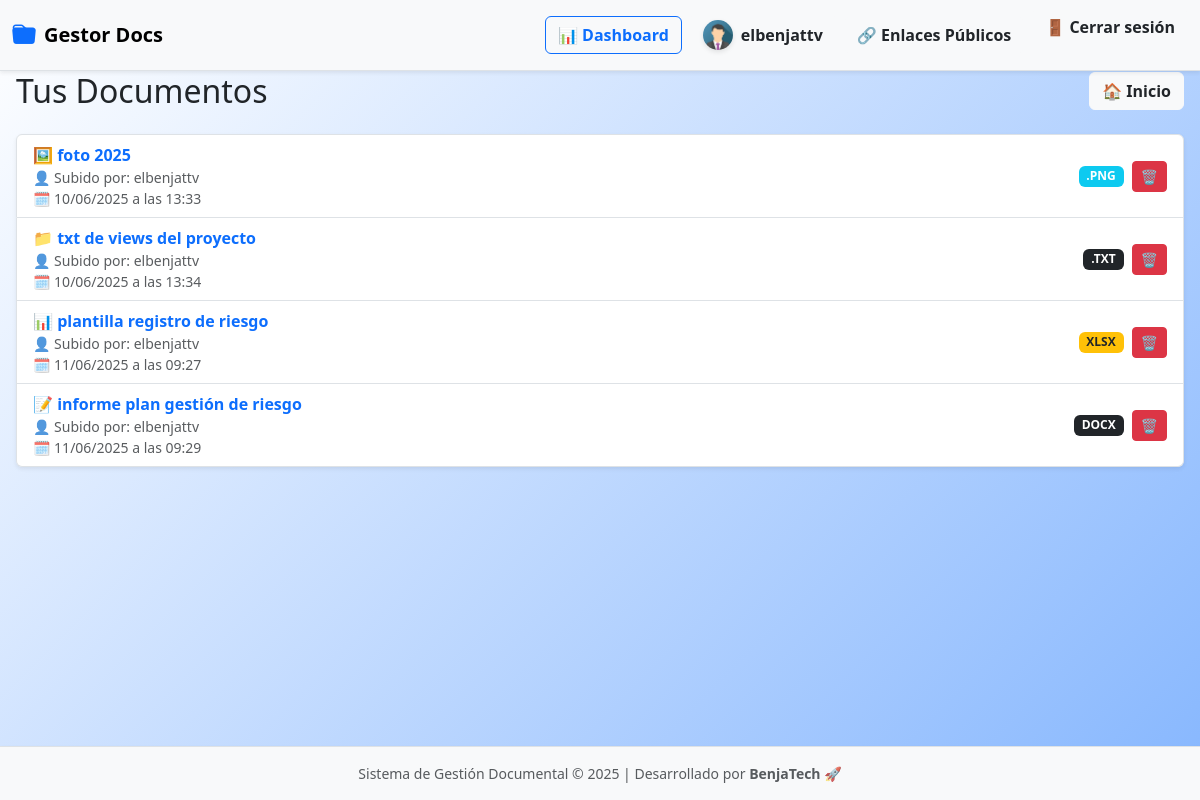
Page /documentos/lista/ (signed in) on the committed database.
### documentos/models.py (models this page shows, shortened)
class Documento(models.Model):
    nombre = models.CharField(max_length=200)
    archivo = models.FileField(upload_to='documentos/')
    etiquetas = models.CharField(max_length=100, blank=True)
    fecha_subida = models.DateTimeField(auto_now_add=True)
    usuario = models.ForeignKey(User, on_delete=models.CASCADE)
    enlace_publico = models.UUIDField(default=uuid.uuid4, unique=True, editable=False, null=True, blank=True)
    expiracion_enlace = models.DateTimeField(blank=True, null=True)
    fecha_expiracion = models.DateTimeField(null=True, blank=True)
    activo = models.BooleanField(default=True)
    size = models.PositiveIntegerField(blank=True, null=True)  # tamaño en KB
    is_shared = models.BooleanField(default=False)             # si el documento fue compartido

### documentos/views.py (the view)
# urls.py: path('lista/', views.listar_documentos, name='lista'),
@login_required
def listar_documentos(request):
    documentos = Documento.objects.all() if request.user.is_superuser else Documento.objects.filter(usuario=request.user)
    for doc in documentos:
        doc.etiquetas_lista = [e.strip() for e in doc.etiquetas.split(',')] if doc.etiquetas else []
    return render(request, 'documentos/lista.html', {'documentos': documentos})

### documentos/templates/documentos/lista.html (shortened to what this page needs)
{% extends 'documentos/base.html' %}
{% load etiquetas_tags %}
{% block body_class %}dashboard-personal{% endblock %}
{% block content %}
<div class="header d-flex justify-content-between align-items-center flex-wrap gap-3 mb-4">
  <h2 class="mb-0">Tus Documentos </h2>
  <a href="{% url 'documentos:home' %}" class="btn btn-light text-dark fw-semibold d-flex align-items-center justify-content-center">🏠 Inicio</a>
</div>
{% if documentos %}
  <ul class="list-group shadow-sm">
    {% for doc in documentos %}
      <li id="doc-{{ doc.id }}" class="list-group-item d-flex justify-content-between align-items-center flex-wrap gap-3">
        <div class="flex-grow-1">
          {% with ext=doc.archivo.name|slice:"-4:"|lower %}
            {% if ext == ".pdf" %}
              📄
            {% elif ext == ".doc" or ext == "docx" %}
              📝
            {% elif ext == ".xls" or ext == "xlsx" %}
              📊
            {% elif ext == ".png" or ext == ".jpg" %}
              🖼️
            {% else %}
              📁
            {% endif %}
          {% endwith %}
          <a href="{% url 'documentos:previsualizar' doc.id %}" class="fw-semibold text-decoration-none text-primary">
            {{ doc.nombre }}
          </a>
          <br>
          <small class="text-muted">👤 Subido por: {{ doc.usuario.username }}</small><br>
          <small class="text-muted">🗓️ {{ doc.fecha_subida|date:"d/m/Y" }} a las {{ doc.fecha_subida|date:"H:i" }}</small>
        </div>
        <div class="d-flex align-items-center gap-2">
          {% with ext=doc.archivo.name|slice:"-4:"|upper %}
            {% if ext == ".PDF" %}
              <span class="badge bg-danger">{{ ext }}</span>
            {% elif ext == ".JPG" or ext == ".PNG" %}
              <span class="badge bg-info">{{ ext }}</span>
            {% elif ext == ".DOC" or ext == "XLSX" %}
              <span class="badge bg-warning text-dark">{{ ext }}</span>
            {% else %}
              <span class="badge bg-dark">{{ ext }}</span>
            {% endif %}
          {% endwith %}
          <button class="btn btn-sm btn-danger"
                  data-bs-toggle="modal"
                  data-bs-target="#confirmDeleteModal"
                  onclick="prepareDelete({{ doc.id }}, '{{ doc.nombre|escapejs }}')"
                  title="Eliminar documento">
            🗑️
          </button>
        </div>
      </li>
    {% endfor %}
  </ul>
{% endif %}
<div class="toast-container position-fixed bottom-0 end-0 p-3">
</div>
{% endblock %}

### documentos/templates/documentos/base.html (shortened to what this page needs)
{% load static %}
<link href="https://cdn.jsdelivr.net/npm/bootstrap@5.3.2/dist/css/bootstrap.min.css" rel="stylesheet">
<link href="https://cdn.jsdelivr.net/npm/bootstrap-icons@1.10.5/font/bootstrap-icons.css" rel="stylesheet">
</head>
<body class="d-flex flex-column min-vh-100 {% block body_class %}{% endblock %}">
<nav class="navbar navbar-expand-lg navbar-light bg-light border-bottom fixed-top shadow-sm">
  <div class="container-fluid">
    <a class="navbar-brand d-flex align-items-center" href="{% url 'documentos:home' %}">
        <i class="bi bi-folder-fill" style="font-size: 1.5rem; color: #0d6efd;"></i>
        <span class="ms-2 fw-bold">Gestor Docs</span>
    </a>
    <div class="collapse navbar-collapse justify-content-end" id="navbarContenido">
      {% if user.is_authenticated %}
        <div class="d-lg-flex align-items-center gap-2 nav-mobile-group mt-2 mt-lg-0">
          <a href="{% url 'dashboard:dashboard' %}" class="btn btn-outline-primary fw-semibold d-flex align-items-center justify-content-center gap-2">
            📊 Dashboard
          </a>
          {% with request.user.perfilusuario as perfil %}
            <a href="{% url 'usuarios:perfil' %}" class="btn btn-light text-dark fw-semibold d-flex align-items-center justify-content-center gap-2">
                {% if perfil.foto_perfil %}
                    <img src="{{ perfil.foto_perfil.url }}" alt="Foto perfil" class="navbar-avatar">
                {% else %}
                    <img src="{% static 'img/default-avatar.png' %}" alt="Avatar por defecto" class="navbar-avatar">
                {% endif %}
                {{ user.username }}
            </a>
          {% endwith %}
          <a href="{% url 'documentos:mis_enlaces' %}" class="btn btn-light text-dark fw-semibold d-flex align-items-center justify-content-center gap-2">
            🔗 Enlaces Públicos
          </a>
          <form method="post" action="{% url 'usuarios:logout' %}">
            <button type="submit" class="btn btn-light text-dark fw-semibold d-flex align-items-center justify-content-center gap-2">
              🚪 Cerrar sesión
            </button>
          </form>
        </div>
      {% endif %}
    </div>
  </div>
</nav>
<main class="container-fluid px-3 flex-grow-1 mt-5 pt-4">
  {% block content %}
  {% endblock %}
</main>
<footer class="bg-light text-center text-muted py-3 border-top mt-auto shadow-sm">
  <div class="container">
    <small>
      Sistema de Gestión Documental © {% now "Y" %} | Desarrollado por <strong>BenjaTech 🚀</strong>
    </small>
  </div>
</footer>
</body>
</html>

### documentos/templates/documentos/base.html (style rules this page uses)
.navbar-avatar { width: 30px; height: 30px; border-radius: 50%; object-fit: cover; box-shadow: 0 2px 5px rgba(0, 0, 0, 0.1); }
.navbar .btn { transition: all 0.3s ease-in-out; }
body { font-family: 'Segoe UI', Tahoma, Geneva, Verdana, sans-serif; background-color: #f8f9fa; }
body.dashboard-personal { background: linear-gradient(135deg, #ffffff 0%, #0d6efd 100%); background-size: 200% 200%; animation: gradientMove 6s ease-in-out infinite; }
html, body { height: 100%; }

### rows in the picture
Documento: nombre "foto 2025", usuario.username "elbenjattv", fecha_subida "10/06/2025", fecha_subida "13:33", archivo ".PNG"
Documento: nombre "txt de views del proyecto", usuario.username "elbenjattv", fecha_subida "10/06/2025", fecha_subida "13:34", archivo ".TXT"
Documento: nombre "plantilla registro de riesgo", usuario.username "elbenjattv", fecha_subida "11/06/2025", fecha_subida "09:27", archivo "XLSX"
Documento: nombre "informe plan gestión de riesgo", usuario.username "elbenjattv", fecha_subida "11/06/2025", fecha_subida "09:29", archivo "DOCX"

### other values in the picture
{{ user.username }} "elbenjattv"
